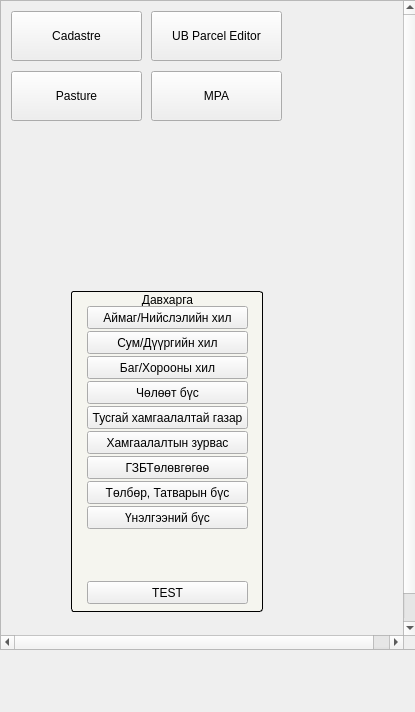
<?xml version="1.0" encoding="UTF-8"?>
<ui version="4.0">
 <class>NavigatorMainWidget</class>
 <widget class="QDockWidget" name="NavigatorMainWidget">
  <property name="geometry">
   <rect>
    <x>0</x>
    <y>0</y>
    <width>415</width>
    <height>712</height>
   </rect>
  </property>
  <property name="sizePolicy">
   <sizepolicy hsizetype="Fixed" vsizetype="Expanding">
    <horstretch>0</horstretch>
    <verstretch>0</verstretch>
   </sizepolicy>
  </property>
  <property name="minimumSize">
   <size>
    <width>415</width>
    <height>620</height>
   </size>
  </property>
  <property name="maximumSize">
   <size>
    <width>415</width>
    <height>524287</height>
   </size>
  </property>
  <property name="baseSize">
   <size>
    <width>440</width>
    <height>665</height>
   </size>
  </property>
  <property name="windowTitle">
   <string>Selection / Filter</string>
  </property>
  <widget class="QWidget" name="dockWidgetContents">
   <widget class="QScrollArea" name="scrollArea">
    <property name="geometry">
     <rect>
      <x>0</x>
      <y>0</y>
      <width>418</width>
      <height>650</height>
     </rect>
    </property>
    <property name="sizePolicy">
     <sizepolicy hsizetype="Expanding" vsizetype="Expanding">
      <horstretch>0</horstretch>
      <verstretch>0</verstretch>
     </sizepolicy>
    </property>
    <property name="minimumSize">
     <size>
      <width>0</width>
      <height>600</height>
     </size>
    </property>
    <property name="maximumSize">
     <size>
      <width>435</width>
      <height>650</height>
     </size>
    </property>
    <property name="widgetResizable">
     <bool>false</bool>
    </property>
    <widget class="QWidget" name="scrollAreaWidgetContents">
     <property name="geometry">
      <rect>
       <x>0</x>
       <y>0</y>
       <width>419</width>
       <height>664</height>
      </rect>
     </property>
     <widget class="QLabel" name="error_label">
      <property name="geometry">
       <rect>
        <x>20</x>
        <y>576</y>
        <width>374</width>
        <height>21</height>
       </rect>
      </property>
      <property name="font">
       <font>
        <family>Helvetica</family>
        <pointsize>14</pointsize>
        <weight>75</weight>
        <bold>true</bold>
       </font>
      </property>
      <property name="styleSheet">
       <string notr="true">QLabel {color : red;}
font: 75 14pt &quot;Helvetica&quot;;</string>
      </property>
      <property name="text">
       <string/>
      </property>
      <property name="wordWrap">
       <bool>true</bool>
      </property>
     </widget>
     <widget class="QPushButton" name="cadastre_button">
      <property name="geometry">
       <rect>
        <x>10</x>
        <y>10</y>
        <width>131</width>
        <height>50</height>
       </rect>
      </property>
      <property name="text">
       <string>Cadastre</string>
      </property>
     </widget>
     <widget class="QPushButton" name="pasture_button">
      <property name="geometry">
       <rect>
        <x>10</x>
        <y>70</y>
        <width>131</width>
        <height>50</height>
       </rect>
      </property>
      <property name="text">
       <string>Pasture</string>
      </property>
     </widget>
     <widget class="QGroupBox" name="groupBox_2">
      <property name="geometry">
       <rect>
        <x>70</x>
        <y>290</y>
        <width>192</width>
        <height>321</height>
       </rect>
      </property>
      <property name="font">
       <font>
        <weight>50</weight>
        <bold>false</bold>
       </font>
      </property>
      <property name="styleSheet">
       <string notr="true">QGroupBox {
     background-color: #f5f5ef; border: 1px solid black;
     border-radius: 3px;
}</string>
      </property>
      <property name="title">
       <string>Давхарга</string>
      </property>
      <property name="alignment">
       <set>Qt::AlignCenter</set>
      </property>
      <widget class="QPushButton" name="au_level3_button">
       <property name="geometry">
        <rect>
         <x>16</x>
         <y>65</y>
         <width>161</width>
         <height>23</height>
        </rect>
       </property>
       <property name="text">
        <string>Баг/Хорооны хил</string>
       </property>
      </widget>
      <widget class="QPushButton" name="plan_button">
       <property name="geometry">
        <rect>
         <x>16</x>
         <y>165</y>
         <width>161</width>
         <height>23</height>
        </rect>
       </property>
       <property name="styleSheet">
        <string notr="true"/>
       </property>
       <property name="text">
        <string>ГЗБТөлөвгөгөө</string>
       </property>
      </widget>
      <widget class="QPushButton" name="fee_tax_zone_button">
       <property name="geometry">
        <rect>
         <x>16</x>
         <y>190</y>
         <width>161</width>
         <height>23</height>
        </rect>
       </property>
       <property name="text">
        <string>Төлбөр, Татварын бүс</string>
       </property>
      </widget>
      <widget class="QPushButton" name="au_level2_button">
       <property name="geometry">
        <rect>
         <x>16</x>
         <y>40</y>
         <width>161</width>
         <height>23</height>
        </rect>
       </property>
       <property name="text">
        <string>Сум/Дүүргийн хил</string>
       </property>
      </widget>
      <widget class="QPushButton" name="mpa_zone_button">
       <property name="geometry">
        <rect>
         <x>16</x>
         <y>115</y>
         <width>161</width>
         <height>23</height>
        </rect>
       </property>
       <property name="text">
        <string>Тусгай хамгаалалтай газар</string>
       </property>
      </widget>
      <widget class="QPushButton" name="sec_zone_button">
       <property name="geometry">
        <rect>
         <x>16</x>
         <y>140</y>
         <width>161</width>
         <height>23</height>
        </rect>
       </property>
       <property name="text">
        <string>Хамгаалалтын зурвас</string>
       </property>
      </widget>
      <widget class="QPushButton" name="au_level1_button">
       <property name="geometry">
        <rect>
         <x>16</x>
         <y>15</y>
         <width>161</width>
         <height>23</height>
        </rect>
       </property>
       <property name="text">
        <string>Аймаг/Нийслэлийн хил</string>
       </property>
      </widget>
      <widget class="QPushButton" name="free_zone_button">
       <property name="geometry">
        <rect>
         <x>16</x>
         <y>90</y>
         <width>161</width>
         <height>23</height>
        </rect>
       </property>
       <property name="text">
        <string>Чөлөөт бүс</string>
       </property>
      </widget>
      <widget class="QPushButton" name="valuation_zone_button">
       <property name="geometry">
        <rect>
         <x>16</x>
         <y>215</y>
         <width>161</width>
         <height>23</height>
        </rect>
       </property>
       <property name="text">
        <string>Үнэлгээний бүс</string>
       </property>
      </widget>
      <widget class="QPushButton" name="test_button_2">
       <property name="geometry">
        <rect>
         <x>16</x>
         <y>290</y>
         <width>161</width>
         <height>23</height>
        </rect>
       </property>
       <property name="text">
        <string>TEST</string>
       </property>
      </widget>
     </widget>
     <widget class="QPushButton" name="ub_button">
      <property name="geometry">
       <rect>
        <x>150</x>
        <y>10</y>
        <width>131</width>
        <height>50</height>
       </rect>
      </property>
      <property name="text">
       <string>UB Parcel Editor</string>
      </property>
     </widget>
     <widget class="QPushButton" name="mpa_button">
      <property name="geometry">
       <rect>
        <x>150</x>
        <y>70</y>
        <width>131</width>
        <height>50</height>
       </rect>
      </property>
      <property name="text">
       <string>MPA</string>
      </property>
     </widget>
    </widget>
   </widget>
  </widget>
 </widget>
 <tabstops>
  <tabstop>scrollArea</tabstop>
 </tabstops>
 <resources/>
 <connections/>
</ui>
